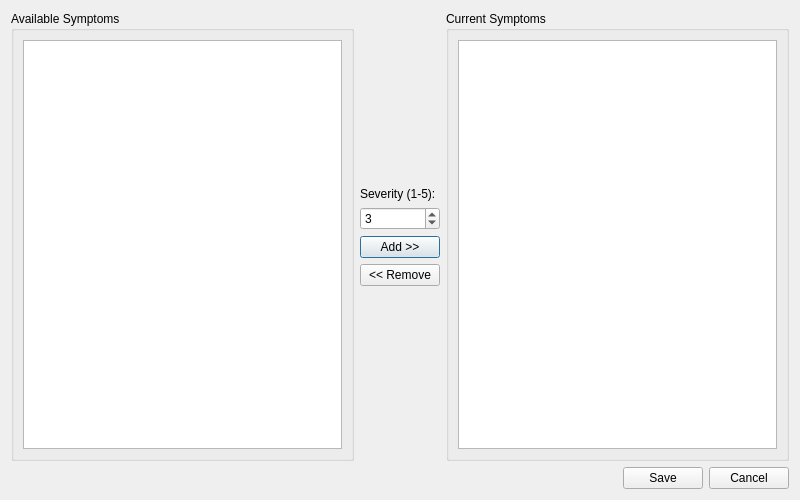
<?xml version="1.0" encoding="UTF-8"?>
<ui version="4.0">
 <class>EditSymptomsDialog</class>
 <widget class="QDialog" name="EditSymptomsDialog">
  <property name="geometry">
   <rect>
    <x>0</x>
    <y>0</y>
    <width>800</width>
    <height>500</height>
   </rect>
  </property>
  <property name="windowTitle">
   <string>Edit Patient Symptoms</string>
  </property>
  <layout class="QVBoxLayout" name="verticalLayout">
   <item>
    <layout class="QHBoxLayout" name="horizontalLayout">
     <item>
      <widget class="QGroupBox" name="availableGroupBox">
       <property name="title">
        <string>Available Symptoms</string>
       </property>
       <layout class="QVBoxLayout" name="verticalLayout_2">
        <item>
         <widget class="QListWidget" name="availableSymptomsList"/>
        </item>
       </layout>
      </widget>
     </item>
     <item>
      <layout class="QVBoxLayout" name="controlsLayout">
       <item>
        <spacer name="verticalSpacer">
         <property name="orientation">
          <enum>Qt::Vertical</enum>
         </property>
         <property name="sizeHint" stdset="0">
          <size>
           <width>20</width>
           <height>40</height>
          </size>
         </property>
        </spacer>
       </item>
       <item>
        <widget class="QLabel" name="severityLabel">
         <property name="text">
          <string>Severity (1-5):</string>
         </property>
        </widget>
       </item>
       <item>
        <widget class="QSpinBox" name="severitySpinBox">
         <property name="minimum">
          <number>1</number>
         </property>
         <property name="maximum">
          <number>5</number>
         </property>
         <property name="value">
          <number>3</number>
         </property>
        </widget>
       </item>
       <item>
        <widget class="QPushButton" name="addSymptomButton">
         <property name="text">
          <string>Add &gt;&gt;</string>
         </property>
        </widget>
       </item>
       <item>
        <widget class="QPushButton" name="removeSymptomButton">
         <property name="text">
          <string>&lt;&lt; Remove</string>
         </property>
        </widget>
       </item>
       <item>
        <spacer name="verticalSpacer_2">
         <property name="orientation">
          <enum>Qt::Vertical</enum>
         </property>
         <property name="sizeHint" stdset="0">
          <size>
           <width>20</width>
           <height>40</height>
          </size>
         </property>
        </spacer>
       </item>
      </layout>
     </item>
     <item>
      <widget class="QGroupBox" name="currentGroupBox">
       <property name="title">
        <string>Current Symptoms</string>
       </property>
       <layout class="QVBoxLayout" name="verticalLayout_3">
        <item>
         <widget class="QListWidget" name="currentSymptomsList"/>
        </item>
       </layout>
      </widget>
     </item>
    </layout>
   </item>
   <item>
    <layout class="QHBoxLayout" name="buttonLayout">
     <item>
      <spacer name="horizontalSpacer">
       <property name="orientation">
        <enum>Qt::Horizontal</enum>
       </property>
       <property name="sizeHint" stdset="0">
        <size>
         <width>40</width>
         <height>20</height>
        </size>
       </property>
      </spacer>
     </item>
     <item>
      <widget class="QPushButton" name="saveButton">
       <property name="text">
        <string>Save</string>
       </property>
      </widget>
     </item>
     <item>
      <widget class="QPushButton" name="cancelButton">
       <property name="text">
        <string>Cancel</string>
       </property>
      </widget>
     </item>
    </layout>
   </item>
  </layout>
 </widget>
 <resources/>
 <connections/>
</ui>
